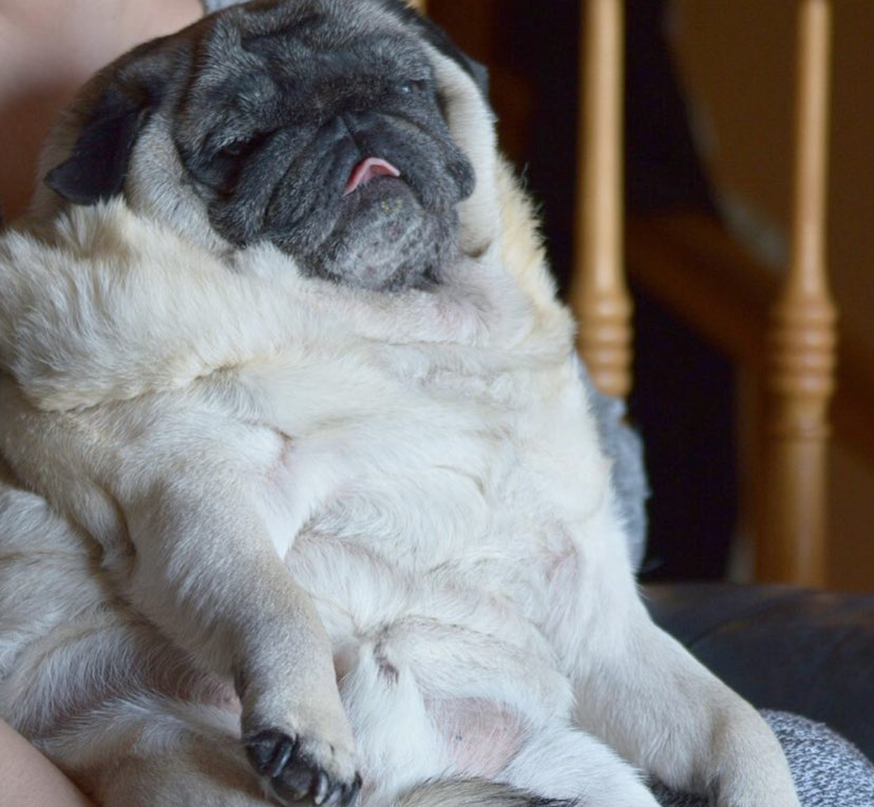
#> input picture prueba/Captura de pantalla 2017-10-26 a las 18.01.00.png, 874 x 807 px, shrunk from 1104 x 1020 before the run; its folder holds only this picture in this run
$ python prueba.py
#> lines starting #> are read from the running program, lines starting #| are printed output that depends on the picture
import os
import cv2
from matplotlib import pyplot as plt
import glob

def recorre_imagenes():
    path="prueba"
    listaFrames = []

    for image in os.listdir(path):
        input_path = os.path.join(path, image)
        histrRecord = []


        print (input_path)

        img = cv2.imread(input_path)
#> img is the input picture: shape (807, 874, 3); mean B, G, R 115.5, 117, 120.6

        cv2.imshow('image', img)

        color = ('b', 'g', 'r')

        for i, col in enumerate(color):
            histr = cv2.calcHist([img],[i],None,[256],[0,256])
            plt.plot(histr, color = col)
            plt.xlim([0,256])
            print('-----Color name --> '+ str(col))
            print(histr)
            SummaryOfColor = summary_color(histr)
            histrRecord.append(SummaryOfColor)
#> this loop made 3 passes
#> (printed output is left out)
#> after the loop, histrRecord = [[2755.1], [2755.1], [2755.1]]


        print('-------New image---------')


        listaFrames.append([input_path,histrRecord])
        print(listaFrames)

        plt.show()
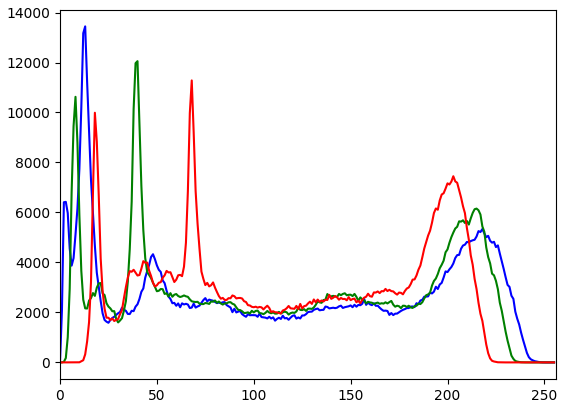
#> figure drawn by matplotlib, 1 panel; curve peaks at x = 13, y = 13445; curve peaks at x = 40, y = 12054; curve peaks at x = 68, y = 11283


def summary_color(histr):
    result = 0
    colorSum = 0
    index = 0
    for idx, value in enumerate(histr):
        colorSum += value
        index = idx

    result = colorSum/(index+1)
    print('Color sum: ' + str(colorSum))
    print('index: '+ str(index+1))
    print('result: '+ str(result))
    return result

if __name__ == '__main__':
    recorre_imagenes()
